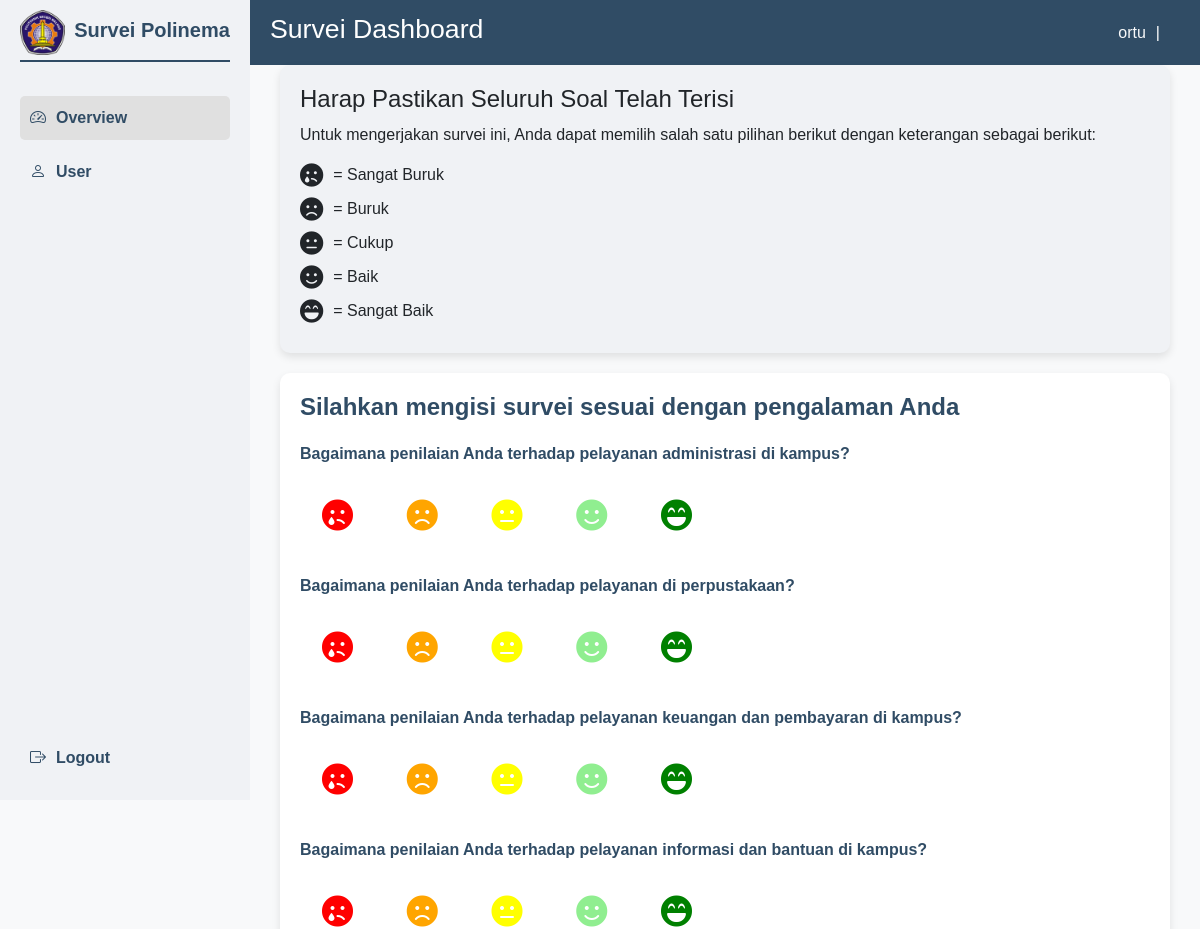
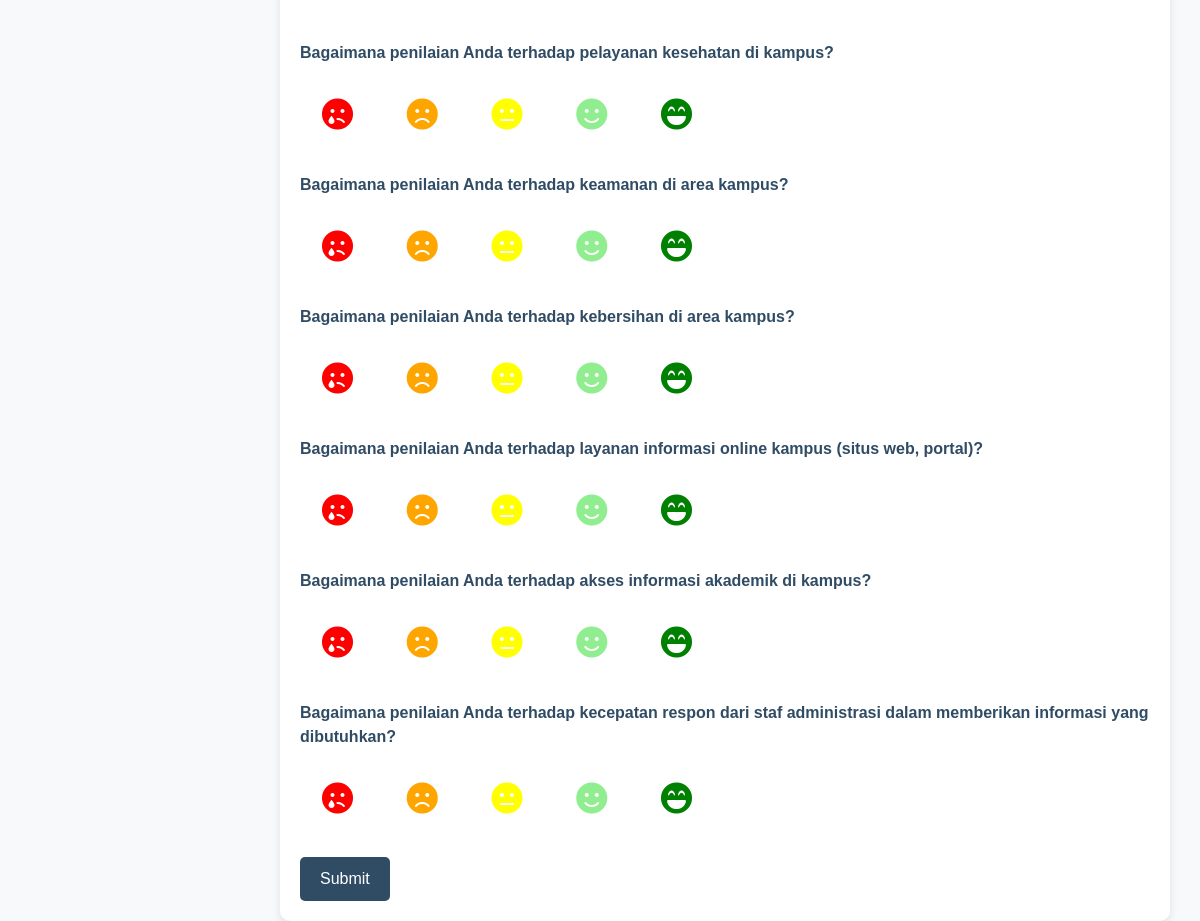
The page /user/user-isisurvei.php?username=ortu&role=ortu&survey_id=11 (signed in) on the database its author committed (2 pictures, top to bottom).
### tables this page shows
CREATE TABLE `m_survey_soal` (
  `soal_id` int(11) NOT NULL,
  `survey_id` int(11) DEFAULT NULL,
  `kategori_id` int(11) DEFAULT NULL,
  `no_urut` int(11) DEFAULT NULL,
  `soal_jenis` enum('skala','isian','y/n') DEFAULT NULL,
  `soal_nama` varchar(500) DEFAULT NULL
);

### user/user-isisurvei.php (the view, shortened to what this page needs)
<?php
require_once '../admin/koneksi.php';
$username = isset($_GET['username']) ? $_GET['username'] : '';
$survey_id = isset($_GET['survey_id']) ? (int)$_GET['survey_id'] : 0;
$role = $_SESSION['role'];
$sql = "SELECT * FROM m_survey_soal WHERE survey_id = ?";
$stmt = $conn->prepare($sql);
$stmt->bind_param("i", $survey_id);
$stmt->execute();
$result = $stmt->get_result();
$soal_list = [];
while ($row = $result->fetch_assoc()) {
    $soal_list[] = $row;
}
?>
<!DOCTYPE html>
<html lang="en">
<head>
    <link rel="stylesheet" href="https://stackpath.bootstrapcdn.com/bootstrap/4.5.2/css/bootstrap.min.css">
    <link rel="stylesheet" href="https://cdnjs.cloudflare.com/ajax/libs/font-awesome/5.15.4/css/all.min.css">
    <link rel="stylesheet" href="https://cdnjs.cloudflare.com/ajax/libs/bootstrap-icons/1.7.2/font/bootstrap-icons.min.css">
</head>
<body>
    <div class="navbar-vertical">
        <img src="aset/logopolinema.png" alt="Polinema Logo">
        <p>Survei Polinema</p>
        <hr class="nav-divider">
        <nav class="nav flex-column mt-4">
            <a class="nav-link active" href="user-dashboard.php?username=<?php echo urlencode($username); ?>&role=<?php echo urlencode($role); ?>">
                <i class="bi bi-speedometer2"></i> Overview
            </a>
            <a class="nav-link" href="user-detailakun.php?username=<?php echo urlencode($username); ?>&role=<?php echo urlencode($role); ?>">
                <i class="bi bi-person"></i> User
            </a>
        </nav>
        <a class="nav-link logout" href="index.php">
            <i class="bi bi-box-arrow-right"></i> Logout
        </a>
    </div>
    <div class="content">
        <div class="content-header">
            <h1 style="font-size: 20pt;">Survei Dashboard</h1>
            <div class="profile">
                <div class="profile-info">
                    <a href="user-detailakun.php?username=<?php echo urlencode($username); ?>&role=<?php echo urlencode($role); ?>">
                        <span id="profileName" style="color: #f8f9fa;"><?php echo htmlspecialchars($username ?? ''); ?></span>
                    </a>
                    <span> | </span>
                </div>
            </div>
        </div>
        <div class="container">
        <div class="container">
    <div class="instructions">
        <h4>Harap Pastikan Seluruh Soal Telah Terisi</h4>
        <p>Untuk mengerjakan survei ini, Anda dapat memilih salah satu pilihan berikut dengan keterangan sebagai berikut:</p>
        <ul>
            <li><i class="fas fa-sad-tear"></i> = Sangat Buruk</li>
            <li><i class="fas fa-frown"></i> = Buruk</li>
            <li><i class="fas fa-meh"></i> = Cukup</li>
            <li><i class="fas fa-smile"></i> = Baik</li>
            <li><i class="fas fa-laugh-beam"></i> = Sangat Baik</li>
        </ul>
    </div>
            <form id="surveyForm" action="submit-jawaban.php" method="POST">
                <?php if (empty($soal_list)) : ?>
                    <div>
                        <h3>Survei belum dibuat, Hubungi admin</h3>
                    </div>
                <?php else : ?>
                    <h2>Silahkan mengisi survei sesuai dengan pengalaman Anda</h2>
                    <?php foreach ($soal_list as $index => $soal) : ?>
                        <div class="form-group">
                            <label><?php echo htmlspecialchars($soal['soal_nama'], ENT_QUOTES, 'UTF-8'); ?></label>
                            <div class="radio" style="padding-left: 7px;">
                                <div class="emoticon-rating">
                                    <label for="sangatburuk<?php echo $index; ?>"><i class="fas fa-sad-tear"></i></label>
                                    <label for="buruk<?php echo $index; ?>"><i class="fas fa-frown"></i></label>
                                    <label for="cukup<?php echo $index; ?>"><i class="fas fa-meh"></i></label>
                                    <label for="baik<?php echo $index; ?>"><i class="fas fa-smile"></i></label>
                                    <label for="sangatbaik<?php echo $index; ?>"><i class="fas fa-laugh-beam"></i></label>
                                </div>
                            </div>
                        </div>
                    <?php endforeach; ?>
                    <button type="submit" class="btn btn-primary">Submit</button>
                <?php endif; ?>
            </form>
        </div>
    </div>
</body>
</html>

### user/user-isisurvei.php (style rules this page uses)
body { margin: 0; font-family: Arial, sans-serif; background-color: #f8f9fa; }
.navbar-vertical { background-color: #f0f2f5; color: #304C65; height: 100vh; padding: 20px; position: fixed; width: 250px; }
.navbar-vertical img { width: 45px; margin-bottom: 10px; margin-top: -10px; }
.navbar-vertical p { margin: 0; font-weight: bold; text-align: center; position: relative; margin-top: -50px; margin-left: 54px; font-size: 20px; }
.navbar-vertical .nav-link { color: #304C65; font-weight: 700; padding: 10px; display: flex; align-items: center; border-radius: 5px; margin-top: 10px; }
.navbar-vertical .nav-link i { margin-right: 10px; }
.navbar-vertical .nav-link.active { background-color: #e0e0e0; }
.navbar-vertical .logout { position: absolute; bottom: 20px; left: 20px; display: flex; align-items: center; }
.content { margin-left: 250px; padding: 0px; }
.content-header { display: flex; justify-content: space-between; align-items: center; background-color: #304C65; padding: 20px 20px; height: 65px; color: white; }
.content-header .profile { display: flex; align-items: center; }
.content-header .profile-info { text-align: left; display: flex; align-items: center; }
.content-header .profile-info span { margin-right: 10px; }
.nav-divider { border: none; height: 2px; background-color: #304C65; margin: 15px 0; }
.instructions { background-color: #f0f2f5; padding: 20px; border-radius: 10px; box-shadow: 0 4px 8px rgba(0, 0, 0, 0.1); margin-bottom: 20px; }
.instructions p { font-size: 16px; line-height: 1.6; }
.instructions ul { list-style: none; padding: 0; margin: 10px 0; }
.instructions ul li { margin-bottom: 10px; display: flex; align-items: center; }
.instructions ul li i { font-size: 1.5rem; margin-right: 10px; }
#surveyForm { background-color: #ffffff; padding: 20px; border-radius: 10px; box-shadow: 0 4px 8px rgba(0, 0, 0, 0.1); }
#surveyForm h2 { font-size: 24px; font-weight: bold; margin-bottom: 20px; color: #304C65; }
.form-group { margin-bottom: 20px; }
.form-group label { font-weight: bold; color: #304C65; }
.emoticon-rating { display: flex; align-items: center; justify-content: space-between; max-width: 400px; margin-top: 10px; }
.emoticon-rating label { font-size: 2rem; cursor: pointer; padding: 15px; border-radius: 50%; transition: transform 0.2s, color 0.2s; box-shadow: none; display: inline-flex; align-items: center; }
.emoticon-rating label[for^="sangatburuk"] { color: red; }
.emoticon-rating label[for^="buruk"] { color: orange; }
.emoticon-rating label[for^="cukup"] { color: yellow; }
.emoticon-rating label[for^="baik"] { color: lightgreen; }
.emoticon-rating label[for^="sangatbaik"] { color: green; }
button[type="submit"] { background-color: #304C65; color: white; padding: 10px 20px; border: none; border-radius: 5px; cursor: pointer; transition: background-color 0.2s; }

### rows shown on the page
m_survey_soal: soal_nama "Bagaimana penilaian Anda terhadap pelayanan administrasi di kampus?"
m_survey_soal: soal_nama "Bagaimana penilaian Anda terhadap pelayanan di perpustakaan?"
m_survey_soal: soal_nama "Bagaimana penilaian Anda terhadap pelayanan keuangan dan pembayaran di kampus?"
m_survey_soal: soal_nama "Bagaimana penilaian Anda terhadap pelayanan informasi dan bantuan di kampus?"
m_survey_soal: soal_nama "Bagaimana penilaian Anda terhadap pelayanan kesehatan di kampus?"
m_survey_soal: soal_nama "Bagaimana penilaian Anda terhadap keamanan di area kampus?"
m_survey_soal: soal_nama "Bagaimana penilaian Anda terhadap kebersihan di area kampus?"
m_survey_soal: soal_nama "Bagaimana penilaian Anda terhadap layanan informasi online kampus (situs web, portal)?"
m_survey_soal: soal_nama "Bagaimana penilaian Anda terhadap akses informasi akademik di kampus?"
m_survey_soal: soal_nama "Bagaimana penilaian Anda terhadap kecepatan respon dari staf administrasi dalam memberikan informasi yang dibutuhkan?"

### other values the page prints
$username "ortu"
